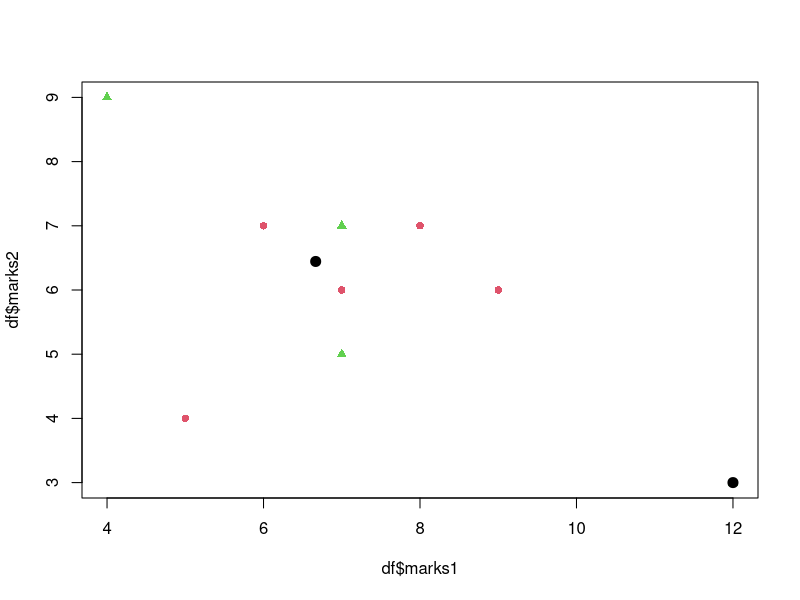

This chart was generated by the following R code:
#clustering sample

marks1 = ceiling(rnorm(10,6,2))
marks2 = ceiling(rnorm(10,5,2))
df = data.frame(marks1,marks2)
head(df)
km = kmeans(df,centers = 2)
km$cluster
df2 = cbind(df, cluster = km$cluster)
df2[order(df2$cluster),]
plot(df$marks1, df$marks2, col=2:3, pch=c(16,17))
points(km$centers, pch=20, cex=2, col=km$cluster)
km$centers
